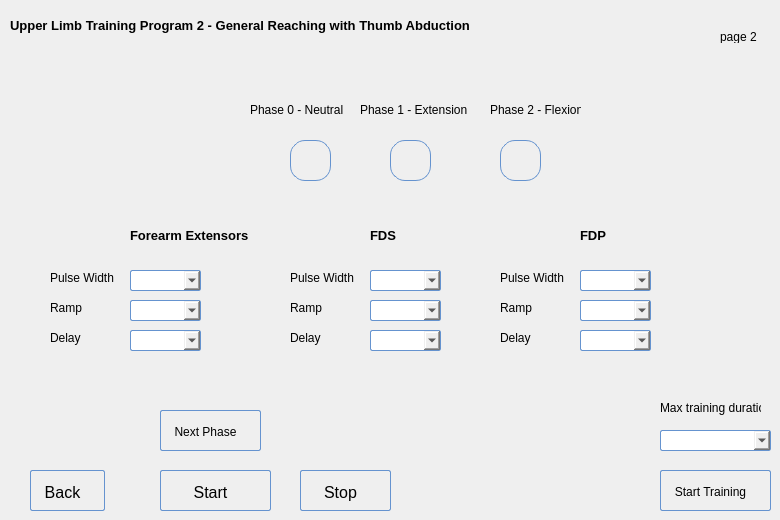
      <widget class="QWidget" name="page_2">
       <widget class="QPushButton" name="pushButton_back2">
        <property name="geometry">
         <rect>
          <x>30</x>
          <y>470</y>
          <width>75</width>
          <height>41</height>
         </rect>
        </property>
        <property name="styleSheet">
         <string notr="true">QPushButton:hover{
        background: qlineargradient(x1 : 0, y1 : 0, x2 : 0, y2 :   1, stop :   0.0 #ffd9aa,
                stop :   0.5 #ffbb6e, stop :   0.55 #feae42, stop :   1.0 #fedb74);
}

QPushButton {
        border: 1px solid #6593cf;
        border-radius: 2px;
        padding: 5px 15px 2px 5px;
        background: qlineargradient(x1 : 0, y1 : 0, x2 : 0, y2 :   1, stop :   0.0 #f5f9ff,
                stop :   0.5 #c7dfff, stop :   0.55 #afd2ff, stop :   1.0 #c0dbff);
        color: #0000;
        font:  large &quot;Arial&quot;;
		font-size: 16px;
        height: 30px;
}




QPushButton:pressed {
        background: qlineargradient(x1 : 0, y1 : 0, x2 : 0, y2 :   1, stop :   0.0 #c0dbff,
        stop :   0.5 #cfd26f, stop :   0.55 #c7df6f, stop :   1.0 #f5f9ff);
        padding-top: 2px;
        padding-left: 3px;

}
QPushButton:on {
        background: qlineargradient(x1 : 0, y1 : 0, x2 : 0, y2 :   1, stop :   0.0 #5AA72D,
        stop :   0.5 #B3E296, stop :   0.55 #B3E296, stop :   1.0 #f5f9ff);
        padding-top: 2px;
        padding-left: 3px;
}

QPushButton:disabled {
        background: transparent #e5e9ee;
        padding-top: 2px;        
        padding-left: 3px;
        color: black;
}</string>
        </property>
        <property name="text">
         <string>Back</string>
        </property>
       </widget>
       <widget class="QLabel" name="label_2">
        <property name="geometry">
         <rect>
          <x>720</x>
          <y>30</y>
          <width>47</width>
          <height>13</height>
         </rect>
        </property>
        <property name="text">
         <string>page 2</string>
        </property>
       </widget>
       <widget class="QLabel" name="label_47">
        <property name="geometry">
         <rect>
          <x>50</x>
          <y>270</y>
          <width>71</width>
          <height>16</height>
         </rect>
        </property>
        <property name="text">
         <string>Pulse Width </string>
        </property>
       </widget>
       <widget class="QLabel" name="label_48">
        <property name="geometry">
         <rect>
          <x>660</x>
          <y>400</y>
          <width>101</width>
          <height>16</height>
         </rect>
        </property>
        <property name="text">
         <string>Max training duration</string>
        </property>
       </widget>
       <widget class="QLabel" name="label_49">
        <property name="geometry">
         <rect>
          <x>290</x>
          <y>270</y>
          <width>71</width>
          <height>16</height>
         </rect>
        </property>
        <property name="text">
         <string>Pulse Width </string>
        </property>
       </widget>
       <widget class="QComboBox" name="comboBox_18">
        <property name="geometry">
         <rect>
          <x>370</x>
          <y>330</y>
          <width>71</width>
          <height>21</height>
         </rect>
        </property>
        <property name="styleSheet">
         <string notr="true">QComboBox:hover{
        background: qlineargradient(x1 : 0, y1 : 0, x2 : 0, y2 :   1, stop :   0.0 #ffd9aa,
                stop :   0.5 #ffbb6e, stop :   0.55 #feae42, stop :   1.0 #fedb74);
}

QComboBox {
        border: 1px solid #6593cf;
        border-radius: 2px;
        padding: 5px 5px 2px 5px;
        background: qlineargradient(x1 : 0, y1 : 0, x2 : 0, y2 :   1, stop :   0.0 #f5f9ff,
                stop :   0.5 #c7dfff, stop :   0.55 #afd2ff, stop :   1.0 #c0dbff);
        color: #0000;
        font:  large &quot;Arial&quot;;
		font-size: 10px;
        height: 30px;
}



QComboBox:pressed {
        background: qlineargradient(x1 : 0, y1 : 0, x2 : 0, y2 :   1, stop :   0.0 #c0dbff,
        stop :   0.5 #cfd26f, stop :   0.55 #c7df6f, stop :   1.0 #f5f9ff);
        padding-top: 2px;
        padding-left: 3px;

}
QComboBox:on {
        background: qlineargradient(x1 : 0, y1 : 0, x2 : 0, y2 :   1, stop :   0.0 #5AA72D,
        stop :   0.5 #B3E296, stop :   0.55 #B3E296, stop :   1.0 #f5f9ff);
        padding-top: 2px;
        padding-left: 3px;
}

QComboBox:disabled {
        background: transparent #e5e9ee;
        padding-top: 2px;        
        padding-left: 3px;
        color: black;
}</string>
        </property>
       </widget>
       <widget class="QPushButton" name="btn1_10">
        <property name="geometry">
         <rect>
          <x>390</x>
          <y>140</y>
          <width>41</width>
          <height>41</height>
         </rect>
        </property>
        <property name="styleSheet">
         <string notr="true">QPushButton {
    border: 1px solid #6593cf;
    border-radius: 15px; /* Half of the button's height */
    padding: 5px;
    background: qlineargradient(x1 : 0, y1 : 0, x2 : 0, y2 : 1, 
        stop : 0.0 #f5f9ff, stop : 0.5 #c7dfff, stop : 0.55 #afd2ff, stop : 1.0 #c0dbff);
    color: #000000;
    font: large &quot;Arial&quot;;
    font-size: 16px;
    height: 30px;
    width: 30px; /* Equal to height for a round shape */
}
</string>
        </property>
        <property name="text">
         <string/>
        </property>
       </widget>
       <widget class="QLabel" name="label_50">
        <property name="geometry">
         <rect>
          <x>290</x>
          <y>300</y>
          <width>61</width>
          <height>16</height>
         </rect>
        </property>
        <property name="text">
         <string>Ramp</string>
        </property>
       </widget>
       <widget class="QLabel" name="label_51">
        <property name="geometry">
         <rect>
          <x>290</x>
          <y>330</y>
          <width>51</width>
          <height>16</height>
         </rect>
        </property>
        <property name="text">
         <string>Delay</string>
        </property>
       </widget>
       <widget class="QComboBox" name="comboBox_19">
        <property name="geometry">
         <rect>
          <x>130</x>
          <y>270</y>
          <width>71</width>
          <height>21</height>
         </rect>
        </property>
        <property name="styleSheet">
         <string notr="true">QComboBox:hover{
        background: qlineargradient(x1 : 0, y1 : 0, x2 : 0, y2 :   1, stop :   0.0 #ffd9aa,
                stop :   0.5 #ffbb6e, stop :   0.55 #feae42, stop :   1.0 #fedb74);
}

QComboBox {
        border: 1px solid #6593cf;
        border-radius: 2px;
        padding: 5px 5px 2px 5px;
        background: qlineargradient(x1 : 0, y1 : 0, x2 : 0, y2 :   1, stop :   0.0 #f5f9ff,
                stop :   0.5 #c7dfff, stop :   0.55 #afd2ff, stop :   1.0 #c0dbff);
        color: #0000;
        font:  large &quot;Arial&quot;;
		font-size: 10px;
        height: 30px;
}



QComboBox:pressed {
        background: qlineargradient(x1 : 0, y1 : 0, x2 : 0, y2 :   1, stop :   0.0 #c0dbff,
        stop :   0.5 #cfd26f, stop :   0.55 #c7df6f, stop :   1.0 #f5f9ff);
        padding-top: 2px;
        padding-left: 3px;

}
QComboBox:on {
        background: qlineargradient(x1 : 0, y1 : 0, x2 : 0, y2 :   1, stop :   0.0 #5AA72D,
        stop :   0.5 #B3E296, stop :   0.55 #B3E296, stop :   1.0 #f5f9ff);
        padding-top: 2px;
        padding-left: 3px;
}

QComboBox:disabled {
        background: transparent #e5e9ee;
        padding-top: 2px;        
        padding-left: 3px;
        color: black;
}</string>
        </property>
       </widget>
       <widget class="QPushButton" name="btn_nextPhase_3">
        <property name="geometry">
         <rect>
          <x>160</x>
          <y>410</y>
          <width>101</width>
          <height>41</height>
         </rect>
        </property>
        <property name="styleSheet">
         <string notr="true">QPushButton:hover{
        background: qlineargradient(x1 : 0, y1 : 0, x2 : 0, y2 :   1, stop :   0.0 #ffd9aa,
                stop :   0.5 #ffbb6e, stop :   0.55 #feae42, stop :   1.0 #fedb74);
}

QPushButton {
        border: 1px solid #6593cf;
        border-radius: 2px;
        padding: 5px 15px 2px 5px;
        background: qlineargradient(x1 : 0, y1 : 0, x2 : 0, y2 :   1, stop :   0.0 #f5f9ff,
                stop :   0.5 #c7dfff, stop :   0.55 #afd2ff, stop :   1.0 #c0dbff);
        color: #0000;
        font:  large &quot;Arial&quot;;
		font-size: 12px;
        height: 30px;
}




QPushButton:pressed {
        background: qlineargradient(x1 : 0, y1 : 0, x2 : 0, y2 :   1, stop :   0.0 #c0dbff,
        stop :   0.5 #cfd26f, stop :   0.55 #c7df6f, stop :   1.0 #f5f9ff);
        padding-top: 2px;
        padding-left: 3px;

}
QPushButton:on {
        background: qlineargradient(x1 : 0, y1 : 0, x2 : 0, y2 :   1, stop :   0.0 #5AA72D,
        stop :   0.5 #B3E296, stop :   0.55 #B3E296, stop :   1.0 #f5f9ff);
        padding-top: 2px;
        padding-left: 3px;
}

QPushButton:disabled {
        background: transparent #e5e9ee;
        padding-top: 2px;        
        padding-left: 3px;
        color: black;
}</string>
        </property>
        <property name="text">
         <string>Next Phase</string>
        </property>
       </widget>
       <widget class="QPushButton" name="btn1_11">
        <property name="geometry">
         <rect>
          <x>500</x>
          <y>140</y>
          <width>41</width>
          <height>41</height>
         </rect>
        </property>
        <property name="styleSheet">
         <string notr="true">QPushButton {
    border: 1px solid #6593cf;
    border-radius: 15px; /* Half of the button's height */
    padding: 5px;
    background: qlineargradient(x1 : 0, y1 : 0, x2 : 0, y2 : 1, 
        stop : 0.0 #f5f9ff, stop : 0.5 #c7dfff, stop : 0.55 #afd2ff, stop : 1.0 #c0dbff);
    color: #000000;
    font: large &quot;Arial&quot;;
    font-size: 16px;
    height: 30px;
    width: 30px; /* Equal to height for a round shape */
}
</string>
        </property>
        <property name="text">
         <string/>
        </property>
       </widget>
       <widget class="QLabel" name="label_52">
        <property name="geometry">
         <rect>
          <x>130</x>
          <y>220</y>
          <width>191</width>
          <height>31</height>
         </rect>
        </property>
        <property name="font">
         <font>
          <pointsize>10</pointsize>
          <weight>75</weight>
          <bold>true</bold>
         </font>
        </property>
        <property name="text">
         <string>Forearm Extensors</string>
        </property>
       </widget>
       <widget class="QComboBox" name="comboBox_20">
        <property name="geometry">
         <rect>
          <x>130</x>
          <y>330</y>
          <width>71</width>
          <height>21</height>
         </rect>
        </property>
        <property name="styleSheet">
         <string notr="true">QComboBox:hover{
        background: qlineargradient(x1 : 0, y1 : 0, x2 : 0, y2 :   1, stop :   0.0 #ffd9aa,
                stop :   0.5 #ffbb6e, stop :   0.55 #feae42, stop :   1.0 #fedb74);
}

QComboBox {
        border: 1px solid #6593cf;
        border-radius: 2px;
        padding: 5px 5px 2px 5px;
        background: qlineargradient(x1 : 0, y1 : 0, x2 : 0, y2 :   1, stop :   0.0 #f5f9ff,
                stop :   0.5 #c7dfff, stop :   0.55 #afd2ff, stop :   1.0 #c0dbff);
        color: #0000;
        font:  large &quot;Arial&quot;;
		font-size: 10px;
        height: 30px;
}



QComboBox:pressed {
        background: qlineargradient(x1 : 0, y1 : 0, x2 : 0, y2 :   1, stop :   0.0 #c0dbff,
        stop :   0.5 #cfd26f, stop :   0.55 #c7df6f, stop :   1.0 #f5f9ff);
        padding-top: 2px;
        padding-left: 3px;

}
QComboBox:on {
        background: qlineargradient(x1 : 0, y1 : 0, x2 : 0, y2 :   1, stop :   0.0 #5AA72D,
        stop :   0.5 #B3E296, stop :   0.55 #B3E296, stop :   1.0 #f5f9ff);
        padding-top: 2px;
        padding-left: 3px;
}

QComboBox:disabled {
        background: transparent #e5e9ee;
        padding-top: 2px;        
        padding-left: 3px;
        color: black;
}</string>
        </property>
       </widget>
       <widget class="QPushButton" name="pushButton_stimStart_3">
        <property name="geometry">
         <rect>
          <x>160</x>
          <y>470</y>
          <width>111</width>
          <height>41</height>
         </rect>
        </property>
        <property name="font">
         <font>
          <family>Arial</family>
          <pointsize>-1</pointsize>
          <weight>50</weight>
          <italic>false</italic>
          <bold>false</bold>
         </font>
        </property>
        <property name="styleSheet">
         <string notr="true">QPushButton:hover{
        background: qlineargradient(x1 : 0, y1 : 0, x2 : 0, y2 :   1, stop :   0.0 #ffd9aa,
                stop :   0.5 #ffbb6e, stop :   0.55 #feae42, stop :   1.0 #fedb74);
}

QPushButton {
        border: 1px solid #6593cf;
        border-radius: 2px;
        padding: 5px 15px 2px 5px;
        background: qlineargradient(x1 : 0, y1 : 0, x2 : 0, y2 :   1, stop :   0.0 #f5f9ff,
                stop :   0.5 #c7dfff, stop :   0.55 #afd2ff, stop :   1.0 #c0dbff);
        color: #0000;
        font:  large &quot;Arial&quot;;
		font-size: 16px;
        height: 30px;
}




QPushButton:pressed {
        background: qlineargradient(x1 : 0, y1 : 0, x2 : 0, y2 :   1, stop :   0.0 #c0dbff,
        stop :   0.5 #cfd26f, stop :   0.55 #c7df6f, stop :   1.0 #f5f9ff);
        padding-top: 2px;
        padding-left: 3px;

}
QPushButton:on {
        background: qlineargradient(x1 : 0, y1 : 0, x2 : 0, y2 :   1, stop :   0.0 #5AA72D,
        stop :   0.5 #B3E296, stop :   0.55 #B3E296, stop :   1.0 #f5f9ff);
        padding-top: 2px;
        padding-left: 3px;
}

QPushButton:disabled {
        background: transparent #e5e9ee;
        padding-top: 2px;        
        padding-left: 3px;
        color: black;
}</string>
        </property>
        <property name="text">
         <string>Start</string>
        </property>
        <property name="icon">
         <iconset resource="resources.qrc">
          <normaloff>:/resources/icons8-rfid-signal-100.png</normaloff>:/resources/icons8-rfid-signal-100.png</iconset>
        </property>
       </widget>
       <widget class="QComboBox" name="comboBox_21">
        <property name="geometry">
         <rect>
          <x>130</x>
          <y>300</y>
          <width>71</width>
          <height>21</height>
         </rect>
        </property>
        <property name="styleSheet">
         <string notr="true">QComboBox:hover{
        background: qlineargradient(x1 : 0, y1 : 0, x2 : 0, y2 :   1, stop :   0.0 #ffd9aa,
                stop :   0.5 #ffbb6e, stop :   0.55 #feae42, stop :   1.0 #fedb74);
}

QComboBox {
        border: 1px solid #6593cf;
        border-radius: 2px;
        padding: 5px 5px 2px 5px;
        background: qlineargradient(x1 : 0, y1 : 0, x2 : 0, y2 :   1, stop :   0.0 #f5f9ff,
                stop :   0.5 #c7dfff, stop :   0.55 #afd2ff, stop :   1.0 #c0dbff);
        color: #0000;
        font:  large &quot;Arial&quot;;
		font-size: 10px;
        height: 30px;
}



QComboBox:pressed {
        background: qlineargradient(x1 : 0, y1 : 0, x2 : 0, y2 :   1, stop :   0.0 #c0dbff,
        stop :   0.5 #cfd26f, stop :   0.55 #c7df6f, stop :   1.0 #f5f9ff);
        padding-top: 2px;
        padding-left: 3px;

}
QComboBox:on {
        background: qlineargradient(x1 : 0, y1 : 0, x2 : 0, y2 :   1, stop :   0.0 #5AA72D,
        stop :   0.5 #B3E296, stop :   0.55 #B3E296, stop :   1.0 #f5f9ff);
        padding-top: 2px;
        padding-left: 3px;
}

QComboBox:disabled {
        background: transparent #e5e9ee;
        padding-top: 2px;        
        padding-left: 3px;
        color: black;
}</string>
        </property>
       </widget>
       <widget class="QLabel" name="label_53">
        <property name="geometry">
         <rect>
          <x>250</x>
          <y>100</y>
          <width>101</width>
          <height>20</height>
         </rect>
        </property>
        <property name="text">
         <string>Phase 0 - Neutral</string>
        </property>
       </widget>
       <widget class="QLabel" name="label_54">
        <property name="geometry">
         <rect>
          <x>50</x>
          <y>330</y>
          <width>51</width>
          <height>16</height>
         </rect>
        </property>
        <property name="text">
         <string>Delay</string>
        </property>
       </widget>
       <widget class="QPushButton" name="btn1_12">
        <property name="geometry">
         <rect>
          <x>290</x>
          <y>140</y>
          <width>41</width>
          <height>41</height>
         </rect>
        </property>
        <property name="styleSheet">
         <string notr="true">QPushButton {
    border: 1px solid #6593cf;
    border-radius: 15px; /* Half of the button's height */
    padding: 5px;
    background: qlineargradient(x1 : 0, y1 : 0, x2 : 0, y2 : 1, 
        stop : 0.0 #f5f9ff, stop : 0.5 #c7dfff, stop : 0.55 #afd2ff, stop : 1.0 #c0dbff);
    color: #000000;
    font: large &quot;Arial&quot;;
    font-size: 16px;
    height: 30px;
    width: 30px; /* Equal to height for a round shape */
}
</string>
        </property>
        <property name="text">
         <string/>
        </property>
       </widget>
       <widget class="QLabel" name="label_55">
        <property name="geometry">
         <rect>
          <x>10</x>
          <y>10</y>
          <width>481</width>
          <height>31</height>
         </rect>
        </property>
        <property name="font">
         <font>
          <pointsize>10</pointsize>
          <weight>75</weight>
          <bold>true</bold>
         </font>
        </property>
        <property name="text">
         <string>Upper Limb Training Program 2 - General Reaching with Thumb Abduction</string>
        </property>
       </widget>
       <widget class="QPushButton" name="pushButton_keyGrip_3">
        <property name="geometry">
         <rect>
          <x>660</x>
          <y>470</y>
          <width>111</width>
          <height>41</height>
         </rect>
        </property>
        <property name="font">
         <font>
          <family>Arial</family>
          <pointsize>-1</pointsize>
          <weight>50</weight>
          <italic>false</italic>
          <bold>false</bold>
         </font>
        </property>
        <property name="styleSheet">
         <string notr="true">QPushButton:hover{
        background: qlineargradient(x1 : 0, y1 : 0, x2 : 0, y2 :   1, stop :   0.0 #ffd9aa,
                stop :   0.5 #ffbb6e, stop :   0.55 #feae42, stop :   1.0 #fedb74);
}

QPushButton {
        border: 1px solid #6593cf;
        border-radius: 2px;
        padding: 5px 15px 2px 5px;
        background: qlineargradient(x1 : 0, y1 : 0, x2 : 0, y2 :   1, stop :   0.0 #f5f9ff,
                stop :   0.5 #c7dfff, stop :   0.55 #afd2ff, stop :   1.0 #c0dbff);
        color: #0000;
        font:  large &quot;Arial&quot;;
		font-size: 12px;
        height: 30px;
}




QPushButton:pressed {
        background: qlineargradient(x1 : 0, y1 : 0, x2 : 0, y2 :   1, stop :   0.0 #c0dbff,
        stop :   0.5 #cfd26f, stop :   0.55 #c7df6f, stop :   1.0 #f5f9ff);
        padding-top: 2px;
        padding-left: 3px;

}
QPushButton:on {
        background: qlineargradient(x1 : 0, y1 : 0, x2 : 0, y2 :   1, stop :   0.0 #5AA72D,
        stop :   0.5 #B3E296, stop :   0.55 #B3E296, stop :   1.0 #f5f9ff);
        padding-top: 2px;
        padding-left: 3px;
}

QPushButton:disabled {
        background: transparent #e5e9ee;
        padding-top: 2px;        
        padding-left: 3px;
        color: black;
}</string>
        </property>
        <property name="text">
         <string>Start Training</string>
        </property>
       </widget>
       <widget class="QLabel" name="label_56">
        <property name="geometry">
         <rect>
          <x>490</x>
          <y>90</y>
          <width>91</width>
          <height>41</height>
         </rect>
        </property>
        <property name="text">
         <string>&lt;html&gt;&lt;head/&gt;&lt;body&gt;&lt;p&gt;Phase 2 - Flexion&lt;/p&gt;&lt;/body&gt;&lt;/html&gt;</string>
        </property>
       </widget>
       <widget class="QPushButton" name="pushButton_stimStop_3">
        <property name="geometry">
         <rect>
          <x>300</x>
          <y>470</y>
          <width>91</width>
          <height>41</height>
         </rect>
        </property>
        <property name="styleSheet">
         <string notr="true">QPushButton:hover{
        background: qlineargradient(x1 : 0, y1 : 0, x2 : 0, y2 :   1, stop :   0.0 #ffd9aa,
                stop :   0.5 #ffbb6e, stop :   0.55 #feae42, stop :   1.0 #fedb74);
}

QPushButton {
        border: 1px solid #6593cf;
        border-radius: 2px;
        padding: 5px 15px 2px 5px;
        background: qlineargradient(x1 : 0, y1 : 0, x2 : 0, y2 :   1, stop :   0.0 #f5f9ff,
                stop :   0.5 #c7dfff, stop :   0.55 #afd2ff, stop :   1.0 #c0dbff);
        color: #0000;
        font:  large &quot;Arial&quot;;
		font-size: 16px;
        height: 30px;
}




QPushButton:pressed {
        background: qlineargradient(x1 : 0, y1 : 0, x2 : 0, y2 :   1, stop :   0.0 #c0dbff,
        stop :   0.5 #cfd26f, stop :   0.55 #c7df6f, stop :   1.0 #f5f9ff);
        padding-top: 2px;
        padding-left: 3px;

}
QPushButton:on {
        background: qlineargradient(x1 : 0, y1 : 0, x2 : 0, y2 :   1, stop :   0.0 #5AA72D,
        stop :   0.5 #B3E296, stop :   0.55 #B3E296, stop :   1.0 #f5f9ff);
        padding-top: 2px;
        padding-left: 3px;
}

QPushButton:disabled {
        background: transparent #e5e9ee;
        padding-top: 2px;        
        padding-left: 3px;
        color: black;
}</string>
        </property>
        <property name="text">
         <string>Stop</string>
        </property>
       </widget>
       <widget class="QLabel" name="label_57">
        <property name="geometry">
         <rect>
          <x>370</x>
          <y>220</y>
          <width>191</width>
          <height>31</height>
         </rect>
        </property>
        <property name="font">
         <font>
          <pointsize>10</pointsize>
          <weight>75</weight>
          <bold>true</bold>
         </font>
        </property>
        <property name="text">
         <string>FDS</string>
        </property>
       </widget>
       <widget class="QComboBox" name="comboBox_22">
        <property name="geometry">
         <rect>
          <x>660</x>
          <y>430</y>
          <width>111</width>
          <height>21</height>
         </rect>
        </property>
        <property name="styleSheet">
         <string notr="true">QComboBox:hover{
        background: qlineargradient(x1 : 0, y1 : 0, x2 : 0, y2 :   1, stop :   0.0 #ffd9aa,
                stop :   0.5 #ffbb6e, stop :   0.55 #feae42, stop :   1.0 #fedb74);
}

QComboBox {
        border: 1px solid #6593cf;
        border-radius: 2px;
        padding: 5px 5px 2px 5px;
        background: qlineargradient(x1 : 0, y1 : 0, x2 : 0, y2 :   1, stop :   0.0 #f5f9ff,
                stop :   0.5 #c7dfff, stop :   0.55 #afd2ff, stop :   1.0 #c0dbff);
        color: #0000;
        font:  large &quot;Arial&quot;;
		font-size: 10px;
        height: 30px;
}



QComboBox:pressed {
        background: qlineargradient(x1 : 0, y1 : 0, x2 : 0, y2 :   1, stop :   0.0 #c0dbff,
        stop :   0.5 #cfd26f, stop :   0.55 #c7df6f, stop :   1.0 #f5f9ff);
        padding-top: 2px;
        padding-left: 3px;

}
QComboBox:on {
        background: qlineargradient(x1 : 0, y1 : 0, x2 : 0, y2 :   1, stop :   0.0 #5AA72D,
        stop :   0.5 #B3E296, stop :   0.55 #B3E296, stop :   1.0 #f5f9ff);
        padding-top: 2px;
        padding-left: 3px;
}

QComboBox:disabled {
        background: transparent #e5e9ee;
        padding-top: 2px;        
        padding-left: 3px;
        color: black;
}</string>
        </property>
       </widget>
       <widget class="QLabel" name="label_58">
        <property name="geometry">
         <rect>
          <x>50</x>
          <y>300</y>
          <width>61</width>
          <height>16</height>
         </rect>
        </property>
        <property name="text">
         <string>Ramp</string>
        </property>
       </widget>
       <widget class="QComboBox" name="comboBox_23">
        <property name="geometry">
         <rect>
          <x>370</x>
          <y>270</y>
          <width>71</width>
          <height>21</height>
         </rect>
        </property>
        <property name="styleSheet">
         <string notr="true">QComboBox:hover{
        background: qlineargradient(x1 : 0, y1 : 0, x2 : 0, y2 :   1, stop :   0.0 #ffd9aa,
                stop :   0.5 #ffbb6e, stop :   0.55 #feae42, stop :   1.0 #fedb74);
}

QComboBox {
        border: 1px solid #6593cf;
        border-radius: 2px;
        padding: 5px 5px 2px 5px;
        background: qlineargradient(x1 : 0, y1 : 0, x2 : 0, y2 :   1, stop :   0.0 #f5f9ff,
                stop :   0.5 #c7dfff, stop :   0.55 #afd2ff, stop :   1.0 #c0dbff);
        color: #0000;
        font:  large &quot;Arial&quot;;
		font-size: 10px;
        height: 30px;
}



QComboBox:pressed {
        background: qlineargradient(x1 : 0, y1 : 0, x2 : 0, y2 :   1, stop :   0.0 #c0dbff,
        stop :   0.5 #cfd26f, stop :   0.55 #c7df6f, stop :   1.0 #f5f9ff);
        padding-top: 2px;
        padding-left: 3px;

}
QComboBox:on {
        background: qlineargradient(x1 : 0, y1 : 0, x2 : 0, y2 :   1, stop :   0.0 #5AA72D,
        stop :   0.5 #B3E296, stop :   0.55 #B3E296, stop :   1.0 #f5f9ff);
        padding-top: 2px;
        padding-left: 3px;
}

QComboBox:disabled {
        background: transparent #e5e9ee;
        padding-top: 2px;        
        padding-left: 3px;
        color: black;
}</string>
        </property>
       </widget>
       <widget class="QLabel" name="label_59">
        <property name="geometry">
         <rect>
          <x>360</x>
          <y>90</y>
          <width>121</width>
          <height>41</height>
         </rect>
        </property>
        <property name="text">
         <string>&lt;html&gt;&lt;head/&gt;&lt;body&gt;&lt;p&gt;Phase 1 - Extension&lt;/p&gt;&lt;/body&gt;&lt;/html&gt;</string>
        </property>
       </widget>
       <widget class="QComboBox" name="comboBox_24">
        <property name="geometry">
         <rect>
          <x>370</x>
          <y>300</y>
          <width>71</width>
          <height>21</height>
         </rect>
        </property>
        <property name="styleSheet">
         <string notr="true">QComboBox:hover{
        background: qlineargradient(x1 : 0, y1 : 0, x2 : 0, y2 :   1, stop :   0.0 #ffd9aa,
                stop :   0.5 #ffbb6e, stop :   0.55 #feae42, stop :   1.0 #fedb74);
}

QComboBox {
        border: 1px solid #6593cf;
        border-radius: 2px;
        padding: 5px 5px 2px 5px;
        background: qlineargradient(x1 : 0, y1 : 0, x2 : 0, y2 :   1, stop :   0.0 #f5f9ff,
                stop :   0.5 #c7dfff, stop :   0.55 #afd2ff, stop :   1.0 #c0dbff);
        color: #0000;
        font:  large &quot;Arial&quot;;
		font-size: 10px;
        height: 30px;
}



QComboBox:pressed {
        background: qlineargradient(x1 : 0, y1 : 0, x2 : 0, y2 :   1, stop :   0.0 #c0dbff,
        stop :   0.5 #cfd26f, stop :   0.55 #c7df6f, stop :   1.0 #f5f9ff);
        padding-top: 2px;
        padding-left: 3px;

}
QComboBox:on {
        background: qlineargradient(x1 : 0, y1 : 0, x2 : 0, y2 :   1, stop :   0.0 #5AA72D,
        stop :   0.5 #B3E296, stop :   0.55 #B3E296, stop :   1.0 #f5f9ff);
        padding-top: 2px;
        padding-left: 3px;
}

QComboBox:disabled {
        background: transparent #e5e9ee;
        padding-top: 2px;        
        padding-left: 3px;
        color: black;
}</string>
        </property>
       </widget>
       <widget class="QLabel" name="label_99">
        <property name="geometry">
         <rect>
          <x>500</x>
          <y>300</y>
          <width>61</width>
          <height>16</height>
         </rect>
        </property>
        <property name="text">
         <string>Ramp</string>
        </property>
       </widget>
       <widget class="QComboBox" name="comboBox_46">
        <property name="geometry">
         <rect>
          <x>580</x>
          <y>270</y>
          <width>71</width>
          <height>21</height>
         </rect>
        </property>
        <property name="styleSheet">
         <string notr="true">QComboBox:hover{
        background: qlineargradient(x1 : 0, y1 : 0, x2 : 0, y2 :   1, stop :   0.0 #ffd9aa,
                stop :   0.5 #ffbb6e, stop :   0.55 #feae42, stop :   1.0 #fedb74);
}

QComboBox {
        border: 1px solid #6593cf;
        border-radius: 2px;
        padding: 5px 5px 2px 5px;
        background: qlineargradient(x1 : 0, y1 : 0, x2 : 0, y2 :   1, stop :   0.0 #f5f9ff,
                stop :   0.5 #c7dfff, stop :   0.55 #afd2ff, stop :   1.0 #c0dbff);
        color: #0000;
        font:  large &quot;Arial&quot;;
		font-size: 10px;
        height: 30px;
}



QComboBox:pressed {
        background: qlineargradient(x1 : 0, y1 : 0, x2 : 0, y2 :   1, stop :   0.0 #c0dbff,
        stop :   0.5 #cfd26f, stop :   0.55 #c7df6f, stop :   1.0 #f5f9ff);
        padding-top: 2px;
        padding-left: 3px;

}
QComboBox:on {
        background: qlineargradient(x1 : 0, y1 : 0, x2 : 0, y2 :   1, stop :   0.0 #5AA72D,
        stop :   0.5 #B3E296, stop :   0.55 #B3E296, stop :   1.0 #f5f9ff);
        padding-top: 2px;
        padding-left: 3px;
}

QComboBox:disabled {
        background: transparent #e5e9ee;
        padding-top: 2px;        
        padding-left: 3px;
        color: black;
}</string>
        </property>
       </widget>
       <widget class="QComboBox" name="comboBox_47">
        <property name="geometry">
         <rect>
          <x>580</x>
          <y>300</y>
          <width>71</width>
          <height>21</height>
         </rect>
        </property>
        <property name="styleSheet">
         <string notr="true">QComboBox:hover{
        background: qlineargradient(x1 : 0, y1 : 0, x2 : 0, y2 :   1, stop :   0.0 #ffd9aa,
                stop :   0.5 #ffbb6e, stop :   0.55 #feae42, stop :   1.0 #fedb74);
}

QComboBox {
        border: 1px solid #6593cf;
        border-radius: 2px;
        padding: 5px 5px 2px 5px;
        background: qlineargradient(x1 : 0, y1 : 0, x2 : 0, y2 :   1, stop :   0.0 #f5f9ff,
                stop :   0.5 #c7dfff, stop :   0.55 #afd2ff, stop :   1.0 #c0dbff);
        color: #0000;
        font:  large &quot;Arial&quot;;
		font-size: 10px;
        height: 30px;
}



QComboBox:pressed {
        background: qlineargradient(x1 : 0, y1 : 0, x2 : 0, y2 :   1, stop :   0.0 #c0dbff,
        stop :   0.5 #cfd26f, stop :   0.55 #c7df6f, stop :   1.0 #f5f9ff);
        padding-top: 2px;
        padding-left: 3px;

}
QComboBox:on {
        background: qlineargradient(x1 : 0, y1 : 0, x2 : 0, y2 :   1, stop :   0.0 #5AA72D,
        stop :   0.5 #B3E296, stop :   0.55 #B3E296, stop :   1.0 #f5f9ff);
        padding-top: 2px;
        padding-left: 3px;
}

QComboBox:disabled {
        background: transparent #e5e9ee;
        padding-top: 2px;        
        padding-left: 3px;
        color: black;
}</string>
        </property>
       </widget>
       <widget class="QLabel" name="label_100">
        <property name="geometry">
         <rect>
          <x>500</x>
          <y>330</y>
          <width>51</width>
          <height>16</height>
         </rect>
        </property>
        <property name="text">
         <string>Delay</string>
        </property>
       </widget>
       <widget class="QComboBox" name="comboBox_48">
        <property name="geometry">
         <rect>
          <x>580</x>
          <y>330</y>
          <width>71</width>
          <height>21</height>
         </rect>
        </property>
        <property name="styleSheet">
         <string notr="true">QComboBox:hover{
        background: qlineargradient(x1 : 0, y1 : 0, x2 : 0, y2 :   1, stop :   0.0 #ffd9aa,
                stop :   0.5 #ffbb6e, stop :   0.55 #feae42, stop :   1.0 #fedb74);
}

QComboBox {
        border: 1px solid #6593cf;
        border-radius: 2px;
        padding: 5px 5px 2px 5px;
        background: qlineargradient(x1 : 0, y1 : 0, x2 : 0, y2 :   1, stop :   0.0 #f5f9ff,
                stop :   0.5 #c7dfff, stop :   0.55 #afd2ff, stop :   1.0 #c0dbff);
        color: #0000;
        font:  large &quot;Arial&quot;;
		font-size: 10px;
        height: 30px;
}



QComboBox:pressed {
        background: qlineargradient(x1 : 0, y1 : 0, x2 : 0, y2 :   1, stop :   0.0 #c0dbff,
        stop :   0.5 #cfd26f, stop :   0.55 #c7df6f, stop :   1.0 #f5f9ff);
        padding-top: 2px;
        padding-left: 3px;

}
QComboBox:on {
        background: qlineargradient(x1 : 0, y1 : 0, x2 : 0, y2 :   1, stop :   0.0 #5AA72D,
        stop :   0.5 #B3E296, stop :   0.55 #B3E296, stop :   1.0 #f5f9ff);
        padding-top: 2px;
        padding-left: 3px;
}

QComboBox:disabled {
        background: transparent #e5e9ee;
        padding-top: 2px;        
        padding-left: 3px;
        color: black;
}</string>
        </property>
       </widget>
       <widget class="QLabel" name="label_101">
        <property name="geometry">
         <rect>
          <x>580</x>
          <y>220</y>
          <width>191</width>
          <height>31</height>
         </rect>
        </property>
        <property name="font">
         <font>
          <pointsize>10</pointsize>
          <weight>75</weight>
          <bold>true</bold>
         </font>
        </property>
        <property name="text">
         <string>FDP</string>
        </property>
       </widget>
       <widget class="QLabel" name="label_102">
        <property name="geometry">
         <rect>
          <x>500</x>
          <y>270</y>
          <width>71</width>
          <height>16</height>
         </rect>
        </property>
        <property name="text">
         <string>Pulse Width </string>
        </property>
       </widget>
      </widget>
